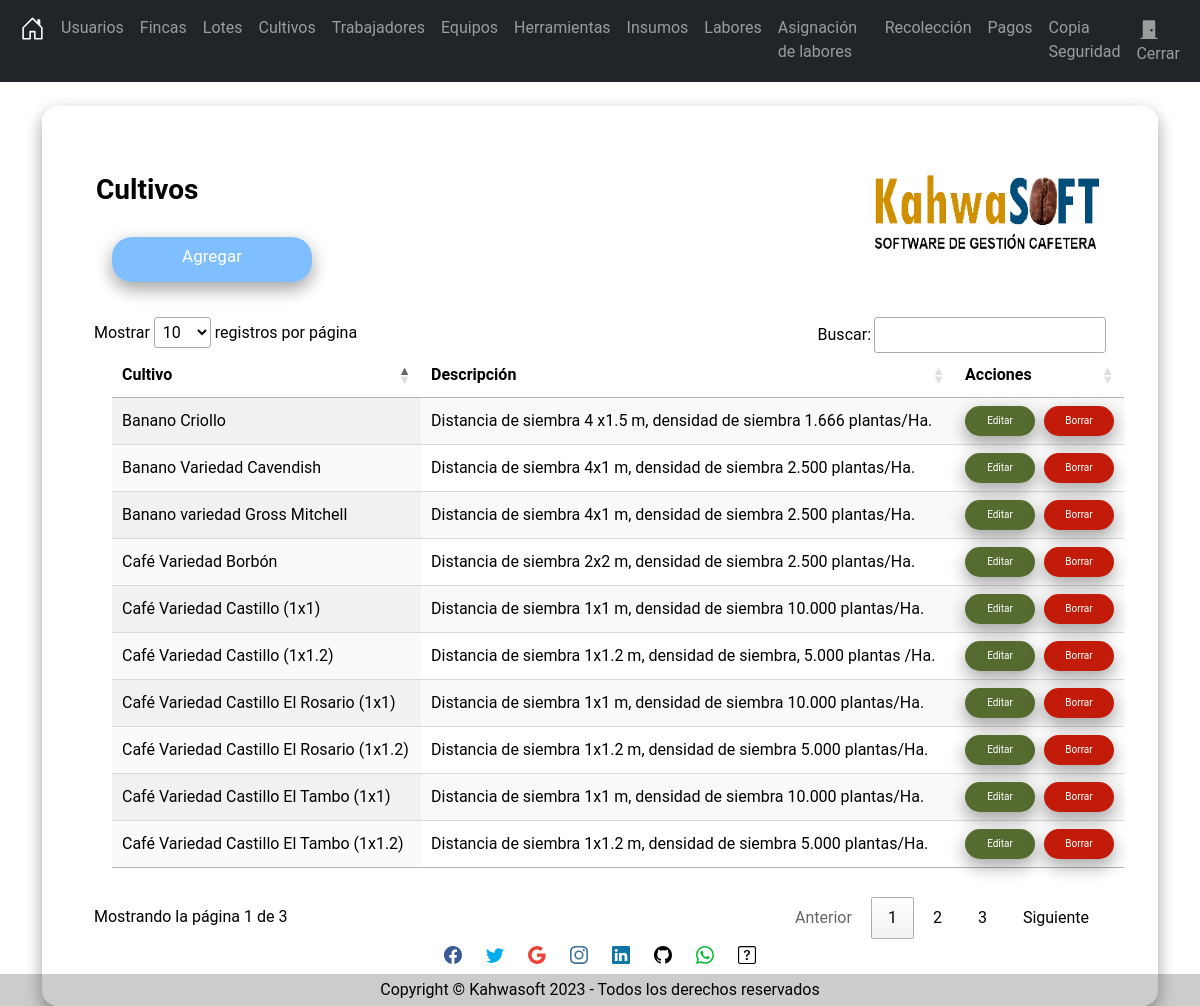
Page /secciones/Cultivo/index.php (signed in) on the committed database.
### tables this page shows
CREATE TABLE `cultivo` (
  `Id` int(11) NOT NULL AUTO_INCREMENT,
  `Cultivo` varchar(255) NOT NULL,
  `Descripcion` varchar(255) NOT NULL,
  `Estado` tinyint(1) NOT NULL,
  PRIMARY KEY (`Id`)
);

### secciones/Cultivo/index.php (the view, shortened to what this page needs)
<?php
    include("../../bd.php");
    $sentencia = $conexion->prepare("SELECT * FROM `cultivo`");
    $sentencia->execute();
    $cultivos = $sentencia->fetchall(PDO::FETCH_ASSOC);
?>
<?php include("../../templates/header.php"); ?>
<br/>
    <div class="card">
        <div class="content">
            <div class="title">
                <h3 id="Titulo"><strong>Cultivos</strong><img src="../../Img/Logo.png" width="230" height="80" align="right"></h3>
            </div>
            <div class="card-body">
                <a name="" id="btncrear" class="btn" title="Agregar" href="crear.php" role="button">Agregar</a>
                <div class="table-responsive-sm">
                    <table  id="tabla_id" class="display nowrap" style="width:100%">
                        <thead>
                            <tr>
                                <th scope="col">Cultivo</th>
                                <th scope="col">Descripción</th>
                                <th scope="col">Acciones</th>
                            </tr>
                        </thead>
                        <tbody>
                            <?php foreach($cultivos as $cultivo) {?>
                                <tr class="">
                                    <td><?php echo $cultivo['Cultivo']; ?></td>
                                    <td><?php echo $cultivo['Descripcion']; ?></td>
                                    <td> <a id="editar" class="btn" title="Editar" href="editar.php?txtID=<?php echo $cultivo['Id']; ?>" role="button">Editar</a>
                                    <a id="borrar" class="btn" title="Borrar" href="javascript:borrar(<?php echo $cultivo['Id']; ?>);" role="button">Borrar</a>
                                    </td>
                                </tr>
                            <?php }?>
                        </tbody>
                    </table>
                </div>
            </div>
        </div>
    </div>
<?php include("../../templates/footer.php"); ?>
<?php include("../../templates/socfooter.php"); ?>

### Css/Styles.css (style rules this page uses)
body { margin-bottom: 60px; margin: 0; padding: 0; background-image: url(../Img/Fondo.png); background-repeat: no-repeat; background-attachment: fixed; background-size: 100% 100%; font-family: 'Roboto', 'sans-serif'; height: 100vh; }
.card { width: 100%; max-width: 400%; color: #000000; padding: 50px 35px; border: 1px solid rgba(255,255, 255, 0.70); background: rgba(255, 255, 255, 0.70); border-radius: 16px; box-shadow: 0 8px 16px 0 rgba(0,0,0,0.2), 0 6px 20px 0 rgba(0,0,0,0.19); }
#btncrear { margin-top: 30px; background: rgba(0, 128, 255, 0.5); border-radius: 20px; box-shadow: 5px 5px #B2BABB; color: white; width: 200px; height: 45px; font-size: 17px; margin-top: 5px; margin-right: 5px; margin-bottom: 35px; margin-left: 18px; box-shadow: 0 8px 16px 0 rgba(0,0,0,0.2), 0 6px 20px 0 rgba(0,0,0,0.19); }
#Titulo { margin-top: 16px; margin-right: 20px; margin-bottom: 9px; margin-left: 18px; font-family: 'Roboto', sans-serif; }
#editar { background: rgb(85, 107, 47); border-radius: 20px; box-shadow: 0 8px 16px 0 rgba(0,0,0,0.2), 0 6px 20px 0 rgba(0,0,0,0.19); color: white; width: 70px; height: 30px; font-size: 10px; margin-right: 5px; }
#borrar { background: #c21b09; border-radius: 20px; box-shadow: 0 8px 16px 0 rgba(0,0,0,0.2), 0 6px 20px 0 rgba(0,0,0,0.19); color: white; width: 70px; height: 30px; font-size: 10px; }
#tabla_id { margin-top: 16px; margin-right: 20px; margin-bottom: 25px; margin-left: 18px; }

### rows in the picture
cultivo: Cultivo "Banano Criollo", Descripcion "Distancia de siembra 4 x1.5 m, densidad de siembra 1.666 plantas/Ha."
cultivo: Cultivo "Banano Variedad Cavendish", Descripcion "Distancia de siembra 4x1 m, densidad de siembra 2.500 plantas/Ha."
cultivo: Cultivo "Banano variedad Gross Mitchell", Descripcion "Distancia de siembra 4x1 m, densidad de siembra 2.500 plantas/Ha."
cultivo: Cultivo "Café Variedad Borbón", Descripcion "Distancia de siembra 2x2 m, densidad de siembra 2.500 plantas/Ha."
cultivo: Cultivo "Café Variedad Castillo (1x1)", Descripcion "Distancia de siembra 1x1 m, densidad de siembra 10.000 plantas/Ha."
cultivo: Cultivo "Café Variedad Castillo (1x1.2)", Descripcion "Distancia de siembra 1x1.2 m, densidad de siembra, 5.000 plantas /Ha."
cultivo: Cultivo "Café Variedad Castillo El Rosario (1x1)", Descripcion "Distancia de siembra 1x1 m, densidad de siembra 10.000 plantas/Ha."
cultivo: Cultivo "Café Variedad Castillo El Rosario (1x1.2)", Descripcion "Distancia de siembra 1x1.2 m, densidad de siembra 5.000 plantas/Ha."
cultivo: Cultivo "Café Variedad Castillo El Tambo (1x1)", Descripcion "Distancia de siembra 1x1 m, densidad de siembra 10.000 plantas/Ha."
cultivo: Cultivo "Café Variedad Castillo El Tambo (1x1.2)", Descripcion "Distancia de siembra 1x1.2 m, densidad de siembra 5.000 plantas/Ha."
